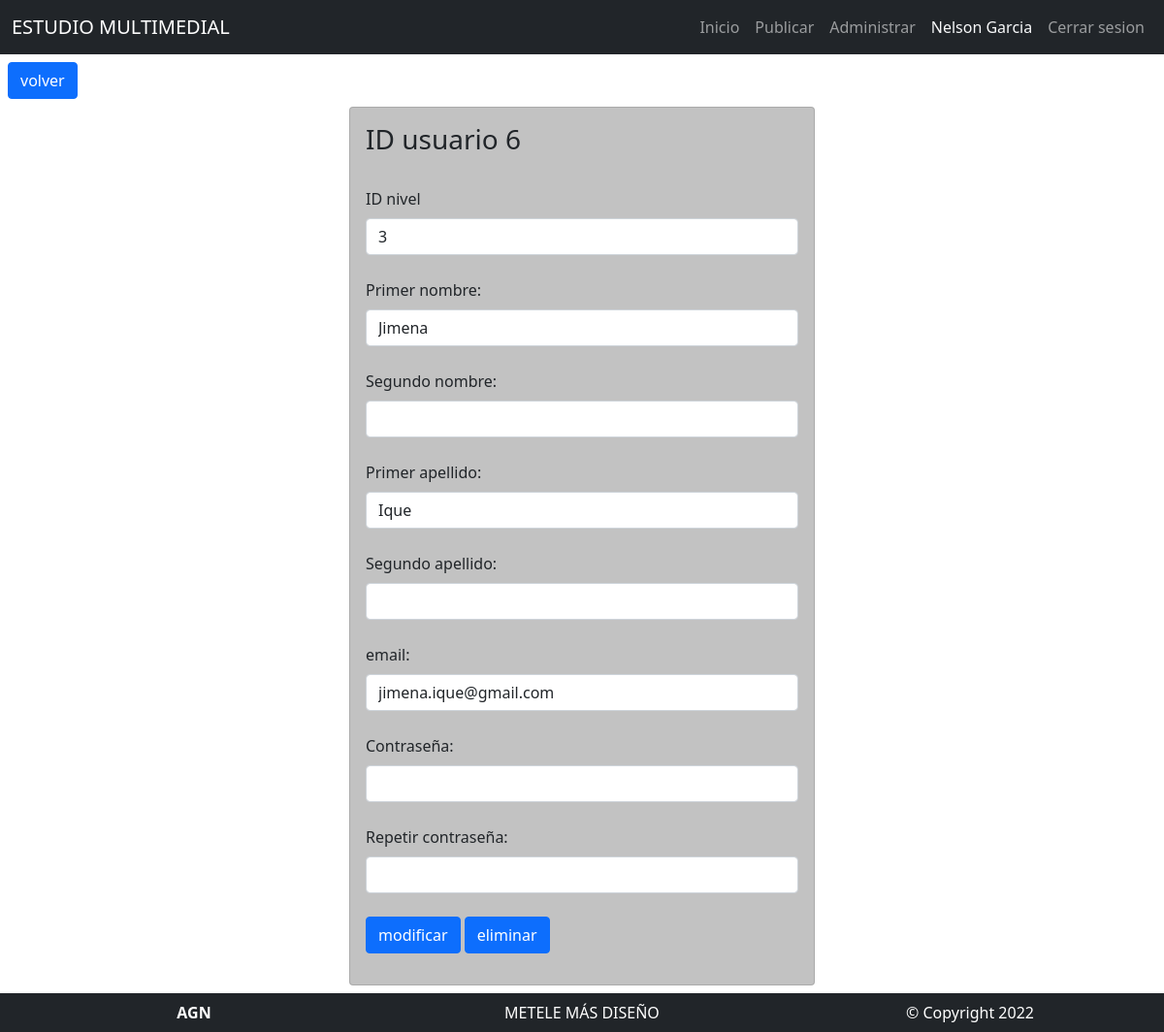
Screenshot of /EstudioMultimedial/administrar.php?usuario=6 (signed in) with the database file from the repository.
### tables this page shows
CREATE TABLE `usuarios`  (
  `id_usuario` int NOT NULL AUTO_INCREMENT,
  `id_nivel` int NOT NULL,
  `primer_nombre` varchar(100) NOT NULL,
  `segundo_nombre` varchar(100) NULL DEFAULT NULL,
  `primer_apellido` varchar(100) NOT NULL,
  `segundo_apellido` varchar(100) NULL DEFAULT NULL,
  `email` varchar(100) NOT NULL,
  `clave` varchar(100) NOT NULL,
  PRIMARY KEY (`id_usuario`) USING BTREE,
  UNIQUE INDEX `id_usuario`(`id_usuario`) USING BTREE,
  INDEX `idniveles`(`id_nivel`) USING BTREE,
  CONSTRAINT `idniveles` FOREIGN KEY (`id_nivel`) REFERENCES `niveles` (`id_nivel`) ON DELETE CASCADE ON UPDATE CASCADE
);

### EstudioMultimedial/administrar.php (the view, shortened to what this page needs)
<?php
require 'config.php';
?>
<!doctype html>
<html lang="es">
<head>
    <link rel="stylesheet" href="css/bootstrap.min.css">
    <link rel="stylesheet" href="css/style.css">
</head>
<body>
    <?php
    require 'header.php';
    if (isset($_SESSION["id"]) && $_SESSION["idnivel"] == 2 ) {
       $id_us = $_SESSION["id"];
        if (!isset($_GET["usuario"])) {
    ?>
    <a href="agregar.php" class="btn btn-primary m-2 botonadm">agregar nuevo usuario</a>
    <a href="miperfil.php" class="btn btn-primary m-2 botonadm">mi perfil</a>
    <div class='table-responsive'>
        <table class="table ">
            <form action="" method="post">
                <tr class="">
                    <?php
            $th = "SELECT COLUMN_NAME from INFORMATION_SCHEMA.COLUMNS where TABLE_NAME = 'usuarios'AND TABLE_SCHEMA ='tp1desarrollo5'";
            $res = mysqli_query($conn, $th);
            echo "<th scope='col'></th>";
            for ($i = 0; $i < 7; $i++) {
                $encabezado = mysqli_fetch_assoc($res);
                echo "<th scope='col'>" . $encabezado['COLUMN_NAME'] . "</th>";
            }
                    ?>
                </tr>
                <?php
            $td = "SELECT * FROM usuarios WHERE id_usuario != $id_us ORDER BY id_usuario DESC";
            $res2 = mysqli_query($conn, $td);
            while ($body = mysqli_fetch_assoc($res2)) {
                $id_usuario = $body['id_usuario'];
                ?>
                <tr>
                    <td>
                        <a href="administrar.php?usuario=<?php echo $id_usuario ?>"
                            class="btn btn-primary">modificar</a>
                    </td>
                    <td>
                        <?php echo $id_usuario ?>
                    </td>
                    <td>
                        <?php echo $body["id_nivel"]; ?>
                    </td>
                    <td>
                        <?php echo $body["primer_nombre"]; ?>
                    </td>
                    <td>
                        <?php echo $body["segundo_nombre"]; ?>
                    </td>
                    <td>
                        <?php echo $body["primer_apellido"]; ?>
                    </td>
                    <td>
                        <?php echo $body["segundo_apellido"]; ?>
                    </td>
                    <td>
                        <?php echo $body["email"]; ?>
                    </td>
                </tr>
                <?php
            }
                ?>
            </form>
        </table>
    </div>
    <?php
        } else {
            $id_user = $_GET['usuario'];
            $td = "SELECT * FROM usuarios WHERE id_usuario = $id_user";
            $res = mysqli_query($conn, $td);
            $body = mysqli_fetch_assoc($res);
    ?>
    <a href="administrar.php" class="btn btn-primary m-2">volver</a>
    <div class="card p-3 m-auto mb-5 formulario   " style="width: 30rem;">
        <form method="post">
            <div class="mb-3">
                <h3 class="form-label" for="password1">ID usuario
                    <?php echo $body["id_usuario"]; ?>
                </h3>
                <br>
                <label class="form-label" for="password1">ID nivel</label>
                <input class="form-control " type="text" name="idnivel" id="idnivel"
                    value="<?php echo $body["id_nivel"]; ?>">
                <br>
                <label class="form-label" for="password1">Primer nombre:</label>
                <input class="form-control " type="text" name="primernombre" id="primernombre"
                    value="<?php echo $body["primer_nombre"]; ?>">
                <br>
                <label class="form-label" for="password1">Segundo nombre:</label>
                <input class="form-control " type="text" name="segundonombre" id="segundonombre"
                    value="<?php echo $body["segundo_nombre"]; ?>">
                <br>
                <label class="form-label" for="password1">Primer apellido:</label>
                <input class="form-control " type="text" name="primerapellido" id="primerapellido"
                    value="<?php echo $body["primer_apellido"]; ?>">
                <br>
                <label class="form-label" for="password1">Segundo apellido:</label>
                <input class="form-control " t type="text" name="segundoapellido" id="segundoapellido"
                    value="<?php echo $body["segundo_apellido"]; ?>">
                <br>
                <label class="form-label" for="password1">email:</label>
                <input class="form-control " type="email" name="email" id="email" value="<?php echo $body["email"]; ?>"
                    placeholder="<?php echo $body["email"]; ?>">
                <br>
                <label class="form-label" for="password1">Contraseña:</label>
                <input class="form-control " type="password" name="password1" id="password1">
                <br>
                <label class="form-label" for="password2">Repetir contraseña:</label>
                <input class="form-control " type="password" name="password2" id="password2">
                <br>
                <button class="btn btn-primary" type="submit" name="submit">modificar</button>
                <button class="btn btn-primary" type="submit" name="submit3">eliminar</button>
            </div>
        </form>
    </div>
    <?php
        }
    } else {
        echo "<p class='m-auto mt-5'>No tienes acceso a esta página</p><br>
        <a href='index.php' class='btn btn-primary'>volver</a>";
    }
    require 'footer.php';
    ?>
</body>
</html>

### EstudioMultimedial/header.php (shortened to what this page needs)
<header class="sticky-top ">
<nav class="navbar navbar-expand-md navbar-dark  bg-dark ">
    <div class="container-fluid  ">
        <a class="navbar-brand" href="#">ESTUDIO MULTIMEDIAL</a>
        <div class="collapse navbar-collapse justify-content-end" id="navbarSupportedContent">
            <ul class="navbar-nav">
          <?php
        $inicio = '<li class="nav-item"><a class="nav-link" href="index.php">Inicio</a></li>';
        $administrar = '<li class="nav-item"><a class="nav-link" href="administrar.php">Administrar</a></li>';
        $cerrarS = '<li class="nav-item"> <a class="nav-link" href="logout.php">Cerrar sesion</a></li>';
        $publicar = '<li class="nav-item"> <a class="nav-link" href="subir2.php">Publicar</a></li>';
        if (isset($_SESSION["id"])) {
          $id = $_SESSION["id"];
          $r = "SELECT primer_nombre, primer_apellido, id_nivel FROM usuarios WHERE usuarios.id_usuario = '$id'";
          $s = mysqli_query($conn, $r);
          $arra = mysqli_fetch_assoc($s);
          if ($arra['id_nivel'] >= 2) {
            if ($arra['id_nivel'] == 2) {
              echo $inicio, $publicar, $administrar;
        ?>
          <li class="nav-item">
            <a href="miperfil.php" class="nav-link text-light">
              <?php echo $arra["primer_nombre"] . " " . $arra["primer_apellido"] ?>
            </a>
          </li>
          <?php
              echo $cerrarS;
            }
          }
        } else {
          echo $inicio;
        ?>
          <li class="nav-item"><a class="nav-link" href="cuenta.php">Iniciar sesion</a></li>
          <?php
        }
        ?>
        </ul>
      </div>
    </div>
  </nav>
</header>

### EstudioMultimedial/css/style.css (style rules this page uses)
a:link { text-decoration: none; }
a { color: white; }
.formulario { background-color: rgb(194, 194, 194); }

### rows the page displays
usuarios: primer_nombre "Nelson", primer_apellido "Garcia"
usuarios: id_usuario "6", idnivel "3", primernombre "Jimena", primerapellido "Ique", email "jimena.ique@gmail.com"
